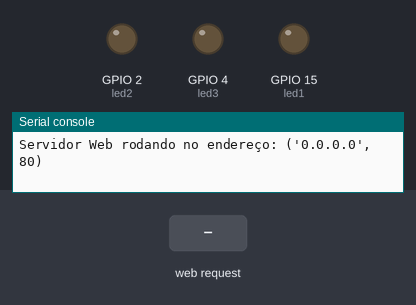
A program run on a simulated ESP32 board running MicroPython. On the bench: output pins drawn as LEDs (lit = HIGH), the last lines printed to the serial console. Inputs (shaded band) come from the test bench. The board's own WiFi access point starts at once.

Above: at 1.2 s.
1.3 s: HTTP request GET /?led1=on received
At 1.7 s:
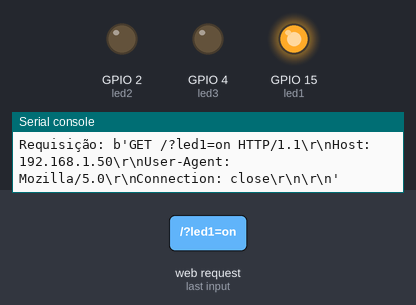
2.8 s: HTTP request GET /?led2=on received
At 4.0 s:
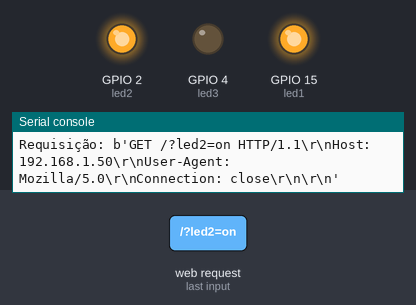
4.3 s: HTTP request GET /?led1=off received
At 5.2 s:
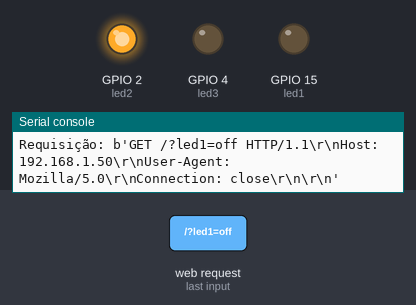
5.8 s: HTTP request GET /?led3=on received
At 6.3 s:
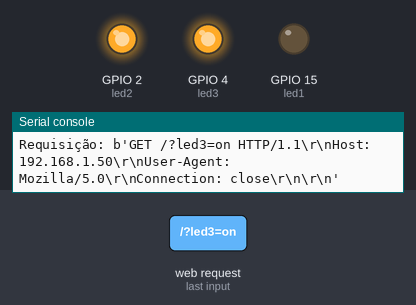
7.3 s: HTTP request GET /?led2=off received
At 8.5 s:
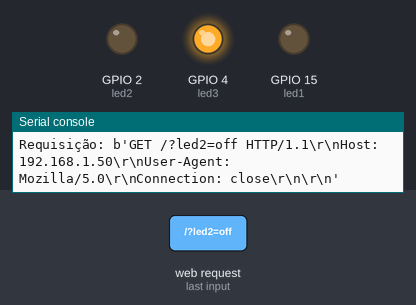
8.8 s: HTTP request GET /?led3=off received
At 9.8 s:
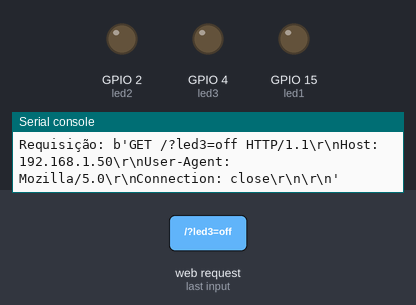
Timing chart, 0 to 11.3 s (numbered marks = the images above; inputs shaded):
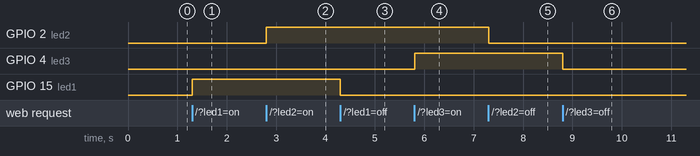

Measured:
- after the input at 1.3 s, GPIO 15 (led1): LOW → HIGH at once
- after the input at 2.8 s, GPIO 2 (led2): LOW → HIGH at once
- after the input at 4.3 s, GPIO 15 (led1): HIGH → LOW at once
- after the input at 5.8 s, GPIO 4 (led3): LOW → HIGH at once
- after the input at 7.3 s, GPIO 2 (led2): HIGH → LOW at once
- after the input at 8.8 s, GPIO 4 (led3): HIGH → LOW at once

The program:

main4.py
```python
'''
'
 Desenvolvedores:
 Rafael Moreira Cavalcante de Souza - 23333
 Marcelo Henrrique Morello Manzo - 23326
 Vitor Henrique Gírio Paes - 23340

'''


import network
from machine import Pin
import socket


led1 = Pin(15, Pin.OUT)
led2 = Pin(2, Pin.OUT)
led3 = Pin(4, Pin.OUT)

# Configura o ESP32 como Access Point
ap = network.WLAN(network.AP_IF)
ap.active(True)
ap.config(essid='ESP32_AP', password='12345678')


html = """<!DOCTYPE html>
<html>

<head>
    <title>ESP32 LED Control</title>
</head>

<body>
    <div class="container">
        <h1>Controlar LEDs</h1>
        <div class="buttons">
            <div class="eachLed">
                <a href="/?led1=on"><button class="onButton">ON LED 1</button></a>
                <a href="/?led1=off"><button class="offButton">OFF LED 1</button></a>
            </div>
            <div class="eachLed">
                <a href="/?led2=on"><button class="onButton">ON LED 2</button></a>
                <a href="/?led2=off"><button class="offButton">OFF LED 2</button></a>
            </div>
            <div class="eachLed">
                <a href="/?led3=on"><button class="onButton">ON LED 3</button></a>
                <a href="/?led3=off"><button class="offButton">OFF LED 3</button></a>
            </div>
        </div>
    </div>


    <style>
        * {
            font-family: Arial, sans-serif;
        }

        body {
            display: flex;
            align-items: center;
            justify-content: center;
            height: 100vh;
            width: 100vw;
            background-color: #f0f0f0;
            margin: 0;
            padding: 0;
        }

        .container {
            display: flex;
            flex-direction: column;
            align-items: center;
            justify-items: center;
            gap: 10px;

            font-size: 30px;
            width: 80%;
            padding: 20px;

        }

        .buttons {
            display: flex;
            gap: 10px;
            border: #004080 1px solid;
            padding: 10px;
            border-radius: 5px;
            background-color: white;

            width: 100%;

        }

        .eachLed {
            display: flex;
            flex-direction: column;
            gap: 10px;
            width: 100%;
            height: 100%;
        }

        button {
            padding: 10px;
            border: none;
            border-radius: 5px;
            color: white;
            font-size: 30px;
            cursor: pointer;
            width: 100%;
            height: 20rem;
        }

        .onButton {
            background-color: #00cc00;
        }

        .offButton {
            background-color: #ff0000;
        }

        .onButton:hover {
            background-color: #00ff00;
        }

        .offButton:hover {
            background-color: #ff3333;
        }

        a {
            text-decoration: none;
        }


    </style>
</body>

</html>
"""

# gerencia as requisições
def web_page():
    return html

# servidor web
addr = socket.getaddrinfo('0.0.0.0', 80)[0][-1]
s = socket.socket()
s.bind(addr)
s.listen(1)

print('Servidor Web rodando no endereço:', addr)

while True:
    cl, addr = s.accept()
    print('Cliente conectado:', addr)
    request = cl.recv(1024)
    request = str(request)
    print('Requisição:', request)

    #  qual LED deve ser controlado
    if '/?led1=on' in request:
        led1.on()
    if '/?led1=off' in request:
        led1.off()
    if '/?led2=on' in request:
        led2.on()
    if '/?led2=off' in request:
        led2.off()
    if '/?led3=on' in request:
        led3.on()
    if '/?led3=off' in request:
        led3.off()

    #  resposta HTML
    response = web_page()
    cl.send('HTTP/1.1 200 OK\n')
    cl.send('Content-Type: text/html\n')
    cl.send('Connection: close\n\n')
    cl.sendall(response)
    cl.close()
```
